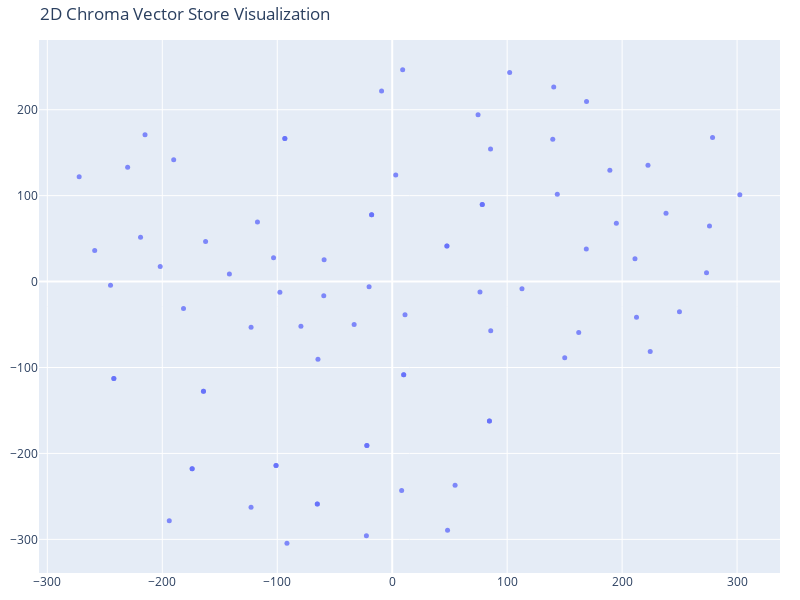

The code cell stored with this chart in its notebook:
### Code cell
# We humans find it easier to visalize things in 2D!
# Reduce the dimensionality of the vectors to 2D using t-SNE
# (t-distributed stochastic neighbor embedding)

tsne = TSNE(n_components=2, random_state=42)
reduced_vectors = tsne.fit_transform(vectors)

# Create the 2D scatter plot
fig = go.Figure(data=[go.Scatter(
    x=reduced_vectors[:, 0],
    y=reduced_vectors[:, 1],
    mode='markers',
    marker=dict(size=5, opacity=0.8),
    text=[f"Type: {t}<br>Text: {d[:100]}..." for t, d in zip(doc_types, documents)],
    hoverinfo='text'
)])

fig.update_layout(
    title='2D Chroma Vector Store Visualization',
    scene=dict(xaxis_title='x',yaxis_title='y'),
    width=800,
    height=600,
    margin=dict(r=20, b=10, l=10, t=40)
)

fig.show()

### Figure 1 — Plotly figure (JSON) as saved in the notebook; plotly's stock layout.template omitted (floating-point values rounded to 4 significant figures)
{"data": [{"hoverinfo": "text", "marker": {"opacity": 0.8, "size": 5}, "mode": "markers", "text": ["Type: all_summaries copy.docx<br>Text: 128. Day 1 - Fine-Tuning Large Language Models- From Inference to Training\n\nSummary\n\nIntroduction\n\nT...", "Type: all_summaries copy.docx<br>Text: Week 3: Explored Hugging Face, Pipelines Tokenizers, and models.\n\nWeek 4: Focused on selecting model...", "Type: all_summaries copy.docx<br>Text: Introduction to a New Problem\n\nNext, a commercial problem relating to an e-commerce company is intro...", "Type: all_summaries copy.docx<br>Text: 132. Day 1 - Evaluating LLM Performance- Model-Centric vs Business-Centric Metrics\n\nSummary \n\nData S...", "Type: all_summaries copy.docx<br>Text: Model Evaluation Metrics\n\nNext, the author delves into how model performance will be assessed — both...", "Type: all_summaries copy.docx<br>Text: Business-Centric Metrics\n\nThe speaker then discusses business-centric metrics, including average abs...", "Type: all_summaries copy.docx<br>Text: Strategy for LM Solution\n\nThe strategy vertically moves from identifying a business problem to deplo...", "Type: all_summaries copy.docx<br>Text: 5. Productionize: Following the successful deployment of a trained and functioning model, the next s...", "Type: all_summaries copy.docx<br>Text: Comparing, curating, and dividing data into training, validation, and test sections is paramount.\n\nS...", "Type: all_summaries copy.docx<br>Text: A five-step strategy to tackle commercial problems was outlined.\n\nExtensive work with data was done,...", "Type: all_summaries copy.docx<br>Text: Finally, Support Vector Regression, a technique designed for data grouping, will be used.\n\nThe effic...", "Type: all_summaries copy.docx<br>Text: Natural Language Processing \n\nThe text also highlights another set of imports related to natural lan...", "Type: all_summaries copy.docx<br>Text: Average Predictor: This model guesses that every item is priced at the average price of the training...", "Type: all_summaries.docx<br>Text: 128. Day 1 - Fine-Tuning Large Language Models- From Inference to Training\n\nSummary\n\nIntroduction\n\nT...", "Type: all_summaries.docx<br>Text: Week 3: Explored Hugging Face, Pipelines Tokenizers, and models.\n\nWeek 4: Focused on selecting model...", "Type: all_summaries.docx<br>Text: Introduction to a New Problem\n\nNext, a commercial problem relating to an e-commerce company is intro...", "Type: all_summaries.docx<br>Text: 132. Day 1 - Evaluating LLM Performance- Model-Centric vs Business-Centric Metrics\n\nSummary \n\nData S...", "Type: all_summaries.docx<br>Text: Model Evaluation Metrics\n\nNext, the author delves into how model performance will be assessed — both...", "Type: all_summaries.docx<br>Text: Business-Centric Metrics\n\nThe speaker then discusses business-centric metrics, including average abs...", "Type: all_summaries.docx<br>Text: Strategy for LM Solution\n\nThe strategy vertically moves from identifying a business problem to deplo...", "Type: all_summaries.docx<br>Text: 5. Productionize: Following the successful deployment of a trained and functioning model, the next s...", "Type: all_summaries.docx<br>Text: Comparing, curating, and dividing data into training, validation, and test sections is paramount.\n\nS...", "Type: all_summaries.docx<br>Text: A five-step strategy to tackle commercial problems was outlined.\n\nExtensive work with data was done,...", "Type: all_summaries.docx<br>Text: Finally, Support Vector Regression, a technique designed for data grouping, will be used.\n\nThe effic...", "Type: all_summaries.docx<br>Text: Natural Language Processing \n\nThe text also highlights another set of imports related to natural lan...", "Type: all_summaries.docx<br>Text: Average Predictor: This model guesses that every item is priced at the average price of the training...", "Type: all_summaries.docx<br>Text: Absolute Size of Llama 3.1 and its Implications\n\nThe author notes that even the 8 billion model is p...", "Type: all_summaries.docx<br>Text: Laura (Low Rank Adaptation)\n\nThe cornerstone of Laura is freezing the immense amount of weights to p...", "Type: all_summaries.docx<br>Text: The upcoming section will share more about 'quantization', another aspect to optimize the model.\n\n\n1...", "Type: all_summaries.docx<br>Text: Benefits of Quantization\n\nQuantization, a surprising yet effective method, works to maintain the sam...", "Type: all_summaries.docx<br>Text: Secondly, the process of lowering the precision is only applied to the base model. The Lora adapters...", "Type: all_summaries.docx<br>Text: Essential Hyperparameters\n\nThe three critical hyperparameters in Q Laura fine tuning involve:\n\nRank ...", "Type: all_summaries.docx<br>Text: Following an overview, we apply these hyperparameters in a practical session using Google Colab to b...", "Type: all_summaries.docx<br>Text: A Peft model from pre-trained is utilized. It is loaded using the base model as a reference, with th...", "Type: all_summaries.docx<br>Text: Parameter Calculation\n\nThe number of weights (parameters) across these adapters is calculated by mul...", "Type: all_summaries.docx<br>Text: The discussion concludes with a return to presentation slides for final thoughts.\n\n\nWeek 7\n\n169. Day...", "Type: all_summaries.docx<br>Text: original pre-trained version (foundation model)\n\nfine-tuned for chat purposes (instruct variant), wh...", "Type: all_summaries.docx<br>Text: Personal Insights\n\nIn my experiment, the base model slightly performed better than the instruct vari...", "Type: all_summaries.docx<br>Text: 2.52.5 Variant, the highest scorer.\n\nGemma, a 9 billion parameter model.\n\nMistral\n\nPhi2 from Microso...", "Type: all_summaries.docx<br>Text: Phi3, Gemma, and Meta Llama 3.1: These also perform well with 'instruct variants', providing a reali...", "Type: all_summaries.docx<br>Text: This selection process is a balance of investigating the leaderboard, learning about instruct varian...", "Type: all_summaries.docx<br>Text: 1. Target Modules\n\nThis is a subset of layers within the large architecture of a Transformer model s...", "Type: all_summaries.docx<br>Text: 3. Alpha\n\nAlpha is a scaling factor used in weight adjustment, where weight change equals α times tw...", "Type: all_summaries.docx<br>Text: 176. Day 3 - Understanding Epochs and Batch Sizes in Model Training\n\nSummary of Hyperparameters in M...", "Type: all_summaries.docx<br>Text: Enhanced performance by allowing faster data processing.\n\nDifferent variation of batches with each e...", "Type: all_summaries.docx<br>Text: Learning Rate\n\nLearning rate is a critical hyperparameter in training machine learning models.\n\nIt d...", "Type: all_summaries.docx<br>Text: It increases efficiency by reducing the frequency of weight adjustments, working in principle somewh...", "Type: all_summaries.docx<br>Text: 187. Day 5 - The Four Steps in LLM Training- From Forward Pass to Optimization\n\nIntroduction and Bac...", "Type: all_summaries.docx<br>Text: 2. __Loss Calculation:__ This step evaluates the disparity between the network's prediction of the n...", "Type: all_summaries.docx<br>Text: An essential clarification is made that this training process always occurs with mini-batches and it...", "Type: all_summaries.docx<br>Text: 189. Day 5 - Understanding Softmax and Cross-Entropy Loss in Model Training\n\nUnderstanding the Model...", "Type: all_summaries.docx<br>Text: While these strategies bring in a variety, they are not always necessary; picking the token with the...", "Type: all_summaries.docx<br>Text: Classification is especially useful for projects involving a wide range of possibilities or buckets ...", "Type: all_summaries.docx<br>Text: The content talks about a project primarily focused on providing an understanding of Agentic AI and ...", "Type: all_summaries.docx<br>Text: 5. Autonomy - This signifies that the AI system has an existence that transcends a conversation with...", "Type: all_summaries.docx<br>Text: A Scanner Agent, worked on previously, collects feeds, calls the GPT4 model for descriptions and pri...", "Type: all_summaries.docx<br>Text: I mean, to give you something that comes to mind right away is that when I was looking on hugging fa...", "Type: 140. Day 3 - Feature Engineering and Bag of Words- Building ML Baselines for NLP.docx<br>Text: Summary\n\nIntroduction \n\nStarting off with training session 6.3, the focus of today is on foundationa...", "Type: 140. Day 3 - Feature Engineering and Bag of Words- Building ML Baselines for NLP.docx<br>Text: The Business Problem \n\nIn the specific context of predicting product prices, the question of which m...", "Type: 140. Day 3 - Feature Engineering and Bag of Words- Building ML Baselines for NLP.docx<br>Text: 4. **Random forests** - This method combines multiple models and averages across many data and featu...", "Type: 141. Day 3 - Baseline Models in ML- Implementing Simple Prediction Functions.docx<br>Text: Summary\n\nThe content provides an in-depth exploration and application of baseline models in the cont...", "Type: 141. Day 3 - Baseline Models in ML- Implementing Simple Prediction Functions.docx<br>Text: The author demonstrates the use of the platform, explaining how to run cells, how to load data (e.g....", "Type: 141. Day 3 - Baseline Models in ML- Implementing Simple Prediction Functions.docx<br>Text: The guide served as a precursor to examining real machine learning models in the upcoming sessions. ...", "Type: AISera_2024.pdf<br>Text: LLM Evaluation: Key Metrics and Best\nPractices\nArtificial intelligence technology has yielded\nexcept...", "Type: AISera_2024.pdf<br>Text: Introduction to LLM Evaluation\nWhat is LLM Evaluation?\nLLM Evaluation Metrics\nEvaluation Templates\nA...", "Type: AISera_2024.pdf<br>Text: Overview of LLMs\nIn the current landscape, the application of large language models is significantly...", "Type: AISera_2024.pdf<br>Text: Primarily, it provides a window into the model’s reliability and efficiency—key factors\ndetermining ...", "Type: AISera_2024.pdf<br>Text: When deploying LLMs in education, for instance, developers meticulously examine the age-\nappropriate...", "Type: AISera_2024.pdf<br>Text: applications community feedback\nMinimization of\nToxicity\nVital for all public-facing\napplications\nTo...", "Type: AISera_2024.pdf<br>Text: Evaluation Templates\nYou can choose a variety of prompt templates for evaluating your fine-tuned lar...", "Type: AISera_2024.pdf<br>Text: Performance Assessment\nIn assessing the performance of LLMs, a range of metrics are utilized to unde...", "Type: AISera_2024.pdf<br>Text: Performance\nIndicator Metric Application in LLM Evaluation\nAccuracy Task Success\nRate\nMeasuring the ...", "Type: AISera_2024.pdf<br>Text: LLM Model Evals Versus LLM System Evals\nUnderstanding the nuances between LLM evaluations and LLM sy...", "Type: AISera_2024.pdf<br>Text: improving LLM evaluation methods.\nFoundational model builders consistently push the frontiers of wha...", "Type: AISera_2024.pdf<br>Text: Upon completing these steps, you’ll have a thorough understanding of how LLMs perform\nunder a variet...", "Type: AISera_2024.pdf<br>Text: Multiple LLM evaluation metrics\nIn the pursuit of LLM evaluation best practices, deploying a diversi...", "Type: AISera_2024.pdf<br>Text: Gain exceptional user experience & reduce support cost.\nFor those eager to witness the transformativ...", "Type: AISera_2024.pdf<br>Text: Custom Gen AI Demo\nProducts\nAiseraGPT\nAI Copilot\nAI Search\nAgent Assist\nAI Voice Bot\nGen AI Platform...", "Type: AISera_2024.pdf<br>Text: Platform\nConversational AI\nAI Workflows\nAI Customer Intelligence\nAI Support Intelligence\nAI SQL Dial...", "Type: AISera_2024.pdf<br>Text: Company\nPartners\nAisera Gen AI Academy\nNews Coverage\nPress Releases\nCareers\nContact Us\nTrust\nTRAPS F...", "Type: AISera_2024.pdf<br>Text: Let’s Work Together\nGet answers and a customized\nquote for your projects\nSubmit RFP\nSitemap | 2024 A..."], "type": "scatter", "x": [47.58, 78.32, -174.0, 9.98, -93.4, -164.2, -242.2, 84.54, -17.91, -101.1, -65.18, -22.05, -22.46, 47.58, 78.32, -174.0, 9.98, -93.4, -164.2, -242.2, 84.54, -17.91, -101.1, -65.18, -22.05, 249.9, 212.5, 211.2, 168.8, 278.7, 195.0, 238.2, 189.3, 222.5, 273.4, 76.34, 112.9, 85.7, 162.2, 150.1, 143.6, 276.0, 302.4, 102.2, 140.5, 169.0, 139.7, 85.53, 74.67, 224.4, -9.255, 9.08, -190.1, -215.0, -230.1, -272.3, -193.9, 3.061, -122.8, -91.57, 48.14, 8.207, 54.69, -141.6, -59.54, -122.8, -103.2, 11.12, -181.6, -33.12, -20.12, -162.3, -79.4, -97.72, -64.59, -59.24, -117.2, -218.9, -201.8, -258.8, -245.0], "y": [41.29, 89.83, -217.7, -108.4, 166.6, -127.6, -112.8, -162.2, 77.8, -214.1, -258.9, -190.7, -295.7, 41.29, 89.83, -217.7, -108.4, 166.6, -127.6, -112.8, -162.2, 77.8, -214.1, -258.9, -190.7, -35.05, -41.51, 26.47, 37.94, 167.8, 67.99, 79.59, 129.6, 135.4, 10.14, -12.23, -8.336, -57.18, -59.18, -88.72, 101.8, 64.73, 100.9, 243.2, 226.5, 209.4, 165.8, 154.1, 194.1, -81.45, 221.8, 246.5, 141.7, 170.8, 133.0, 122.0, -278.2, 124.1, -262.8, -304.5, -289.3, -243.0, -237.0, 8.755, -16.4, -53.29, 27.63, -38.49, -31.43, -50.1, -5.939, 46.7, -52.12, -12.55, -90.25, 25.39, 69.47, 51.45, 17.43, 36.19, -4.317]}], "layout": {"height": 600, "margin": {"b": 10, "l": 10, "r": 20, "t": 40}, "scene": {"xaxis": {"title": {"text": "x"}}, "yaxis": {"title": {"text": "y"}}}, "title": {"text": "2D Chroma Vector Store Visualization"}, "width": 800}}
